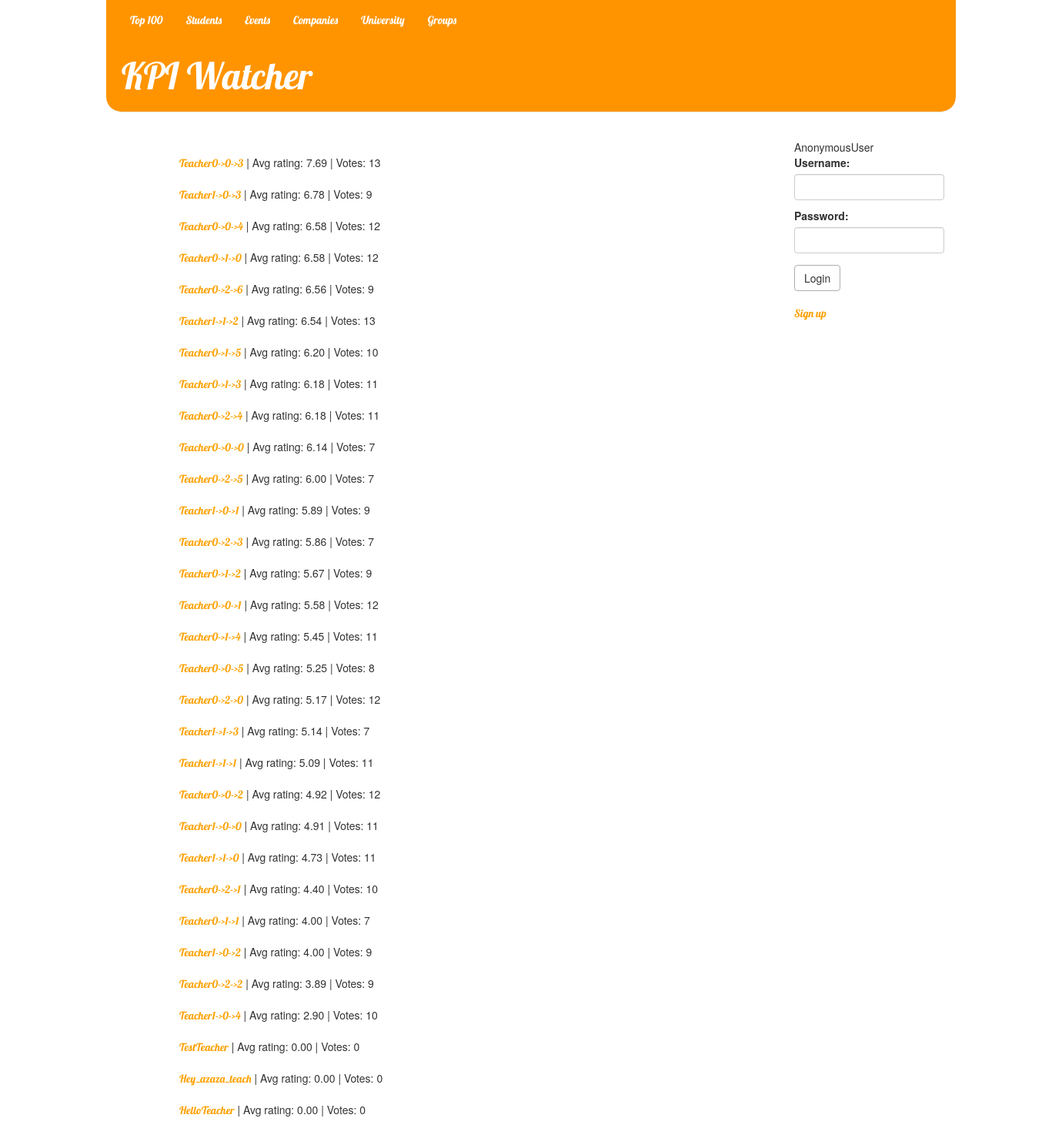
/, run on an earlier commit of the app's database.
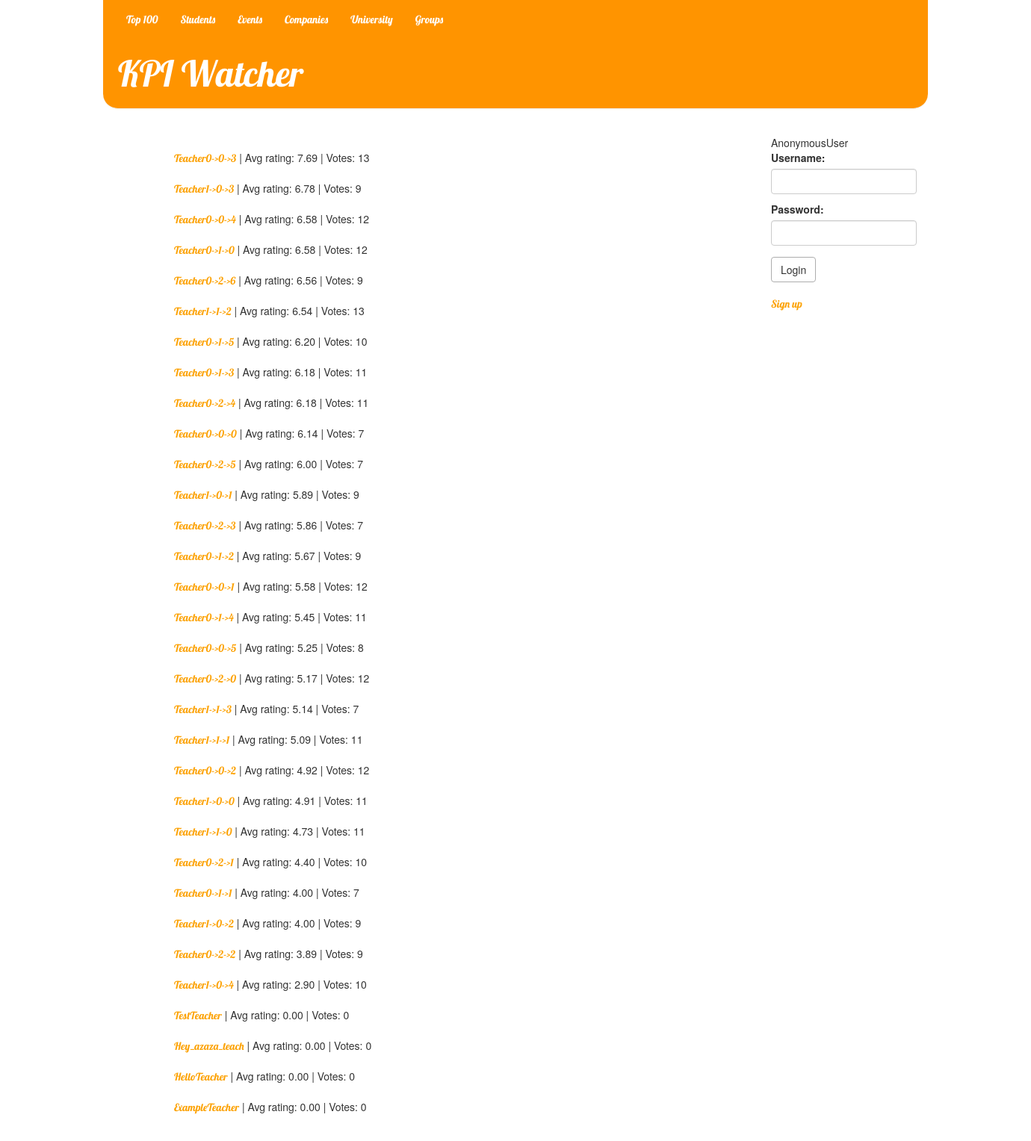
And on a later commit of the database.
### ratings/models.py (models this page shows)
class Teacher(models.Model):
	user = models.OneToOneField(User)
	department = models.ForeignKey(Department, related_name="teachers")
	avg_rating = models.DecimalField(max_digits=4, decimal_places=2, default=0, editable=False)
	count_of_votes = models.IntegerField(default=0, editable=False)
	voted_students = models.ManyToManyField('Student', related_name="rated_teachers", editable=False)
	def vote(self, vote, student):
		if not vote < 0 and not vote > 10:
			if isinstance(student, Student):
				if not self.voted_students.filter(user__id=student.user.id).exists():
					self.avg_rating = ((self.avg_rating * self.count_of_votes) + vote) / (self.count_of_votes + 1)
					self.count_of_votes += 1
					self.voted_students.add(student)
					self.save()
	 				return True
		return False
	def __str__(self):
		return self.user.get_username()

### ratings/views.py (the view)
# urls.py: url(r'^$', views.top_ratings, name="all_teachers"),
def top_ratings(request):
	teachers = Teacher.objects.all().order_by('-avg_rating')[:100]
	return render(request, 'ratings/top_ratings.html', {'teachers': teachers})

### ratings/ctx_log_processor.py (called while the page is built)
def auth_form(request):
    return {'form': AuthForm(), 'request': request}

### ratings/templates/ratings/top_ratings.html
{% extends 'base.html' %}
{%block content%}
    <div class="content container">
        <div class="row">
            <div class="col-md-8">
	{%for teacher in teachers%}
        <div class="post">
	    	<a href="{% url 'ratings.views.teacher_page' pk=teacher.pk %}">{{ teacher.user.username }}</a> |
            Avg rating: {{ teacher.avg_rating }} | Votes: {{ teacher.count_of_votes }}
        <br />
	    </div>
	{%endfor%}
            </div></div></div>
{%endblock content%}

What changed in the data, as far as the page shows it:
added Teacher: user.username "ExampleTeacher", avg_rating "0.00", count_of_votes "0"
